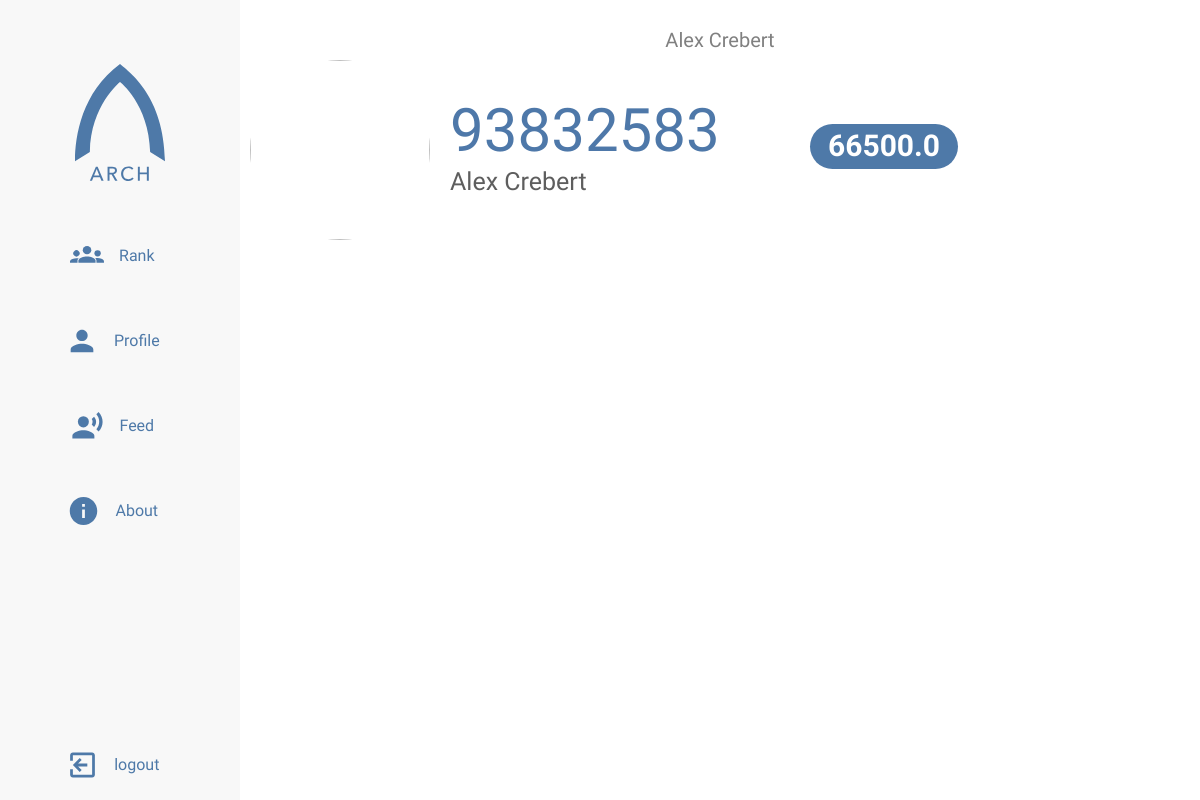
/profile/93832583 (signed in), run on the app's committed database.
### app/models.py (models this page shows, shortened)
class Citizen(db.Model, UserMixin):
    citizen_id = db.Column(db.String(12), primary_key=True)
    name = db.Column(db.String(64), index=True)
    eval_complete = db.Column(db.Integer)
    score = db.Column(db.Integer)
    password_hash = db.Column(db.String(128))
    permission = db.Column(db.String(20), index=True, default='citizen')
    profile_image = db.Column(db.String(100))
    bio = db.Column(db.String(200))
    fav_leader = db.Column(db.String(30))
    income = db.Column(db.Integer)

### app/routes.py (the view)
@app.route('/profile/<citizen_id>')
@login_required
def profile(citizen_id):
    status_page = request.args.get('page', 1, type=int)
    citizen = Citizen.query.filter_by(citizen_id=citizen_id).first_or_404()
    title = citizen.name
    is_self = False
    all_status = Status.query.filter_by(
        citizen_id=citizen.citizen_id).order_by(
        Status.timestamp.desc()).paginate(
        status_page, 20, False)
    next = url_for(
        'profile',
        citizen_id=citizen.citizen_id,
        status_page=all_status.next_num) \
        if all_status.has_next else None
    prev = url_for(
        'profile',
        citizen_id=citizen.citizen_id,
        status_page=all_status.prev_num) \
        if all_status.has_prev else None
    if citizen_id == current_user.citizen_id:
        is_self = True
        title = 'My Profile'
    return render_template(
        'profile.html', title=title, citizen=citizen, is_self=is_self, status=all_status.items, next=next, prev=prev)

### app/models.py (called while the page is built)
@login.user_loader
def get_user(citizen_id):
    return Citizen.query.get(citizen_id)

### app/templates/profile.html (shortened to what this page needs)
{% extends "sidebar-base.html" %}
{% block style %}
<link rel="stylesheet" type="text/css" href="{{ url_for('static', filename='styles/profile.css') }}">
{% endblock %}
{% block content %}
     <div class="profilebox">
          <div class="pic-container">
          </div>
          <div class="info">
               <h1>{{ citizen.citizen_id }}</h1>
               <h2>{{ citizen.name }}</h2>
          </div>
          <div class="score">
               <h3 class="badge badge-pill">{{ citizen.score }}</h3>
          </div>
     </div>
{% endblock content %}

### app/templates/sidebar-base.html (shortened to what this page needs)
{% extends "base.html" %}
{% block head %}
    <link rel="stylesheet" type="text/css" href="{{ url_for('static', filename='styles/sidebar.css') }}">
    {% block style %}{% endblock %}
{% endblock %}
{% block body %}
    <div class="grid-container">
        <div class="menu-icon">
        </div>
        <div class="title">
            <p>{{ title }}</p>
        </div>
        <aside class="sidenav">
        <ul class="sidenav-list ">
            <img id="nav-logo" src="{{ url_for('static', filename='assets/logotext.svg') }}" alt="Arch">
            <li class="nav-item"><a class="nav-link" href="{{ url_for('rank') }}">
                <img id="rank-icon" class="nav-icon icon" src="{{ url_for('static', filename='assets/rankicon.svg') }}">
                <p>Rank</p>
            </a></li>
            <li class="nav-item"><a class="nav-link" href="{{ url_for('profile_home') }}">
                <img id="profile-icon" class="nav-icon icon" src="{{ url_for('static', filename='assets/profileicon.svg') }}">
                <p>Profile</p>
            </a></li>
            <li class="nav-item"><a class="nav-link" href="{{ url_for('feed') }}">
                <img id="feed-icon" class="nav-icon icon" src="{{ url_for('static', filename='assets/feedicon.svg') }}">
                <p>Feed</p>
            </a></li>
            <li class="nav-item"><a class="nav-link" href="{{ url_for('about') }}">
                    <img id="about-icon" class="nav-icon icon" src="{{ url_for('static', filename='assets/infoicon.svg') }}">
                    <p>About</p>
            </a></li>
            <li class="nav-item nav-log">
            {% if current_user.is_anonymous %}
                <a class="nav-link" href="{{ url_for('login') }}">
                    <img id="login-icon" class="nav-icon icon" src="{{ url_for('static', filename='assets/loginicon.svg') }}">
                    <p>Login</p>
                </a>
            {% else %}
            <a class="nav-link" href="{{ url_for('logout') }}">
                <img id="logout-icon" class="nav-icon icon" src="{{ url_for('static', filename='assets/logouticon.svg') }}">
                <p>logout</p>
            </a>
            {% endif %}
            </li>
            </ul>
        </aside>
        <div class="main">
            {% block content %} {% endblock content %}
        </div>
    </div>
{% endblock %}

### app/static/styles/main.css (style rules this page uses)
body { font-family: 'Questrial', sans-serif; overflow-x: hidden; margin: 0; padding: 0; box-sizing: border-box; }

### app/static/styles/sidebar.css (style rules this page uses)
.grid-container { display: grid; grid-template-columns: 1fr; grid-template-rows: 50px 1fr; grid-template-areas: "header" "main"; height: 100vh; }
.title { grid-area: header; justify-self: center; margin-top: 25px; font-size: 20px; color: #808080; }
.main { padding: 10px; grid-area: main; overflow-y: auto; overflow-x: hidden; }
.menu-icon { position: fixed; display: flex; top: 5px; left: 10px; align-items: center; justify-content: center; z-index: 1; cursor: pointer; padding: 12px; color: #4e79a8; }
.sidenav { grid-area: nav; display: flex; flex-direction: column; height: 100%; width: 100vw; position: fixed; overflow-y: auto; transform: translateX(-100vw); transition: all .4s ease-in-out; background-color: #f8f8f8; z-index: 3; }
.sidenav-list { padding: 0; margin: 0; list-style: none; }
@media only screen and (min-width: 750px) { .grid-container { grid-template-columns: 240px 1fr; grid-template-areas: "nav header" "nav main"; } }
@media only screen and (min-width: 750px) { .sidenav { width: 240px; position: relative; transform: translateX(0); } }
.sidenav ul { display: flex; align-items: center; flex-direction: column; height: 100vh; }
#nav-logo { width: 90px; margin-bottom: 5vh; margin-top: 8vh; }
.nav-item { width: 70%; margin-bottom: 15px; }
.nav-link { display: flex; justify-content: center; margin: 0; color: #4e79a8; height: 70px; }
.nav-icon { width: calc(10% + 20px); float: left; }
.nav-link p { margin: 15px; font-weight: lighter; }
.nav-log { margin-top: auto; margin-bottom: 0; }

### app/static/styles/profile.css (style rules this page uses)
.profilebox { display: grid; grid-template-columns: calc(100px + 10vmin) 1fr 1fr; grid-template-areas: "pic name score" }
.info { padding-left: 20px; align-self: center; }
.info h1 { font-size: 60px; color: #4e78a9; margin: 0; }
.info h2 { font-size: 25px; color: #5e5e5e; }
.score { grid-area: score; align-self: center; }
.score h3 { font-size: 30px; text-align: center; }
.badge { background-color: #4e79a8; font-size: 1rem; color: white; }
.pic-container { width: calc(100px + 10vmin); height: calc(100px + 10vmin); }

### data on the page
Citizen: name "Alex Crebert", citizen_id "93832583", score "66500.0"
